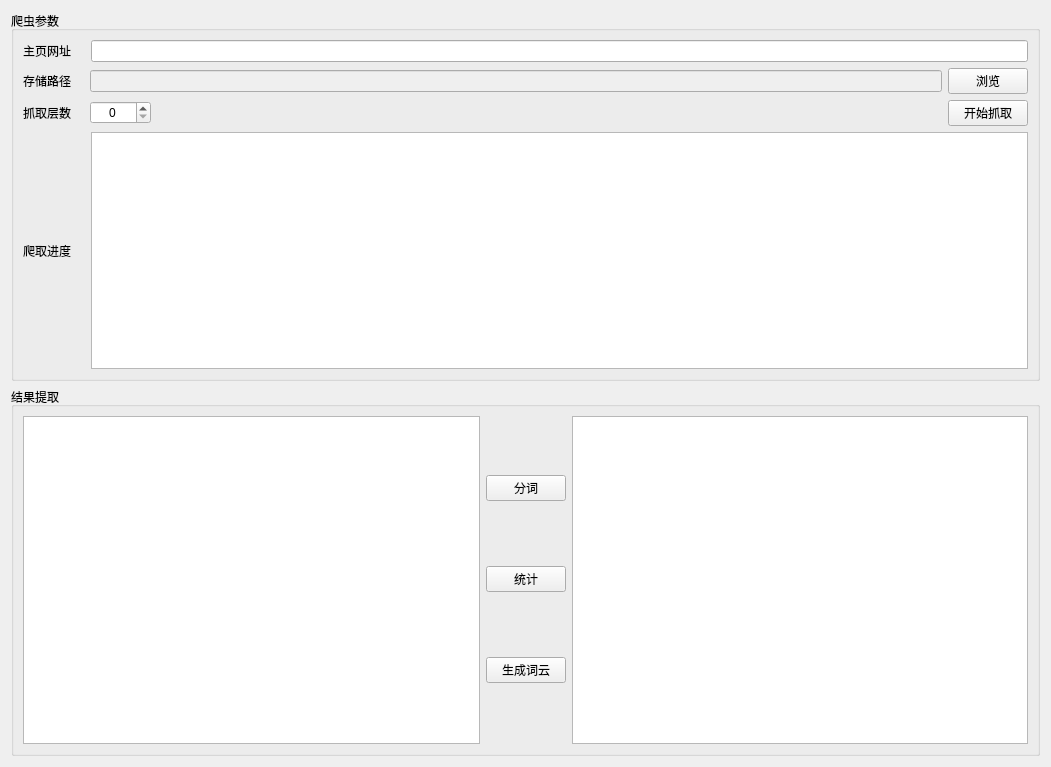
<?xml version="1.0" encoding="UTF-8"?>
<ui version="4.0">
 <class>Form</class>
 <widget class="QWidget" name="Form">
  <property name="geometry">
   <rect>
    <x>0</x>
    <y>0</y>
    <width>1051</width>
    <height>767</height>
   </rect>
  </property>
  <property name="windowTitle">
   <string>Form</string>
  </property>
  <layout class="QVBoxLayout" name="verticalLayout_4">
   <item>
    <widget class="QGroupBox" name="groupBox">
     <property name="title">
      <string>爬虫参数</string>
     </property>
     <layout class="QVBoxLayout" name="verticalLayout_2">
      <item>
       <layout class="QHBoxLayout" name="horizontalLayout" stretch="1,15">
        <property name="sizeConstraint">
         <enum>QLayout::SetDefaultConstraint</enum>
        </property>
        <item>
         <widget class="QLabel" name="label">
          <property name="font">
           <font>
            <pointsize>9</pointsize>
            <weight>50</weight>
            <bold>false</bold>
           </font>
          </property>
          <property name="text">
           <string>主页网址</string>
          </property>
         </widget>
        </item>
        <item>
         <widget class="QLineEdit" name="lineEdit">
          <property name="alignment">
           <set>Qt::AlignLeading|Qt::AlignLeft|Qt::AlignVCenter</set>
          </property>
         </widget>
        </item>
       </layout>
      </item>
      <item>
       <layout class="QHBoxLayout" name="horizontalLayout_2" stretch="1,14,1">
        <item>
         <widget class="QLabel" name="label_2">
          <property name="text">
           <string>存储路径</string>
          </property>
         </widget>
        </item>
        <item>
         <widget class="QLineEdit" name="lineEdit_2">
          <property name="enabled">
           <bool>false</bool>
          </property>
         </widget>
        </item>
        <item>
         <widget class="QPushButton" name="pushButton">
          <property name="text">
           <string>浏览</string>
          </property>
         </widget>
        </item>
       </layout>
      </item>
      <item>
       <layout class="QHBoxLayout" name="horizontalLayout_3" stretch="1,1,13,1">
        <property name="sizeConstraint">
         <enum>QLayout::SetDefaultConstraint</enum>
        </property>
        <item>
         <widget class="QLabel" name="label_3">
          <property name="text">
           <string>抓取层数</string>
          </property>
         </widget>
        </item>
        <item>
         <widget class="QSpinBox" name="spinBox">
          <property name="alignment">
           <set>Qt::AlignCenter</set>
          </property>
         </widget>
        </item>
        <item>
         <spacer name="horizontalSpacer">
          <property name="orientation">
           <enum>Qt::Horizontal</enum>
          </property>
          <property name="sizeHint" stdset="0">
           <size>
            <width>40</width>
            <height>20</height>
           </size>
          </property>
         </spacer>
        </item>
        <item>
         <widget class="QPushButton" name="pushButton_2">
          <property name="text">
           <string>开始抓取</string>
          </property>
         </widget>
        </item>
       </layout>
      </item>
      <item>
       <layout class="QHBoxLayout" name="horizontalLayout_4" stretch="1,15">
        <item>
         <widget class="QLabel" name="label_4">
          <property name="text">
           <string>爬取进度</string>
          </property>
         </widget>
        </item>
        <item>
         <widget class="QTextBrowser" name="textBrowser"/>
        </item>
       </layout>
      </item>
     </layout>
    </widget>
   </item>
   <item>
    <widget class="QGroupBox" name="groupBox_2">
     <property name="title">
      <string>结果提取</string>
     </property>
     <layout class="QVBoxLayout" name="verticalLayout_3">
      <item>
       <layout class="QHBoxLayout" name="horizontalLayout_5">
        <item>
         <widget class="QTextBrowser" name="textBrowser_3"/>
        </item>
        <item>
         <layout class="QVBoxLayout" name="verticalLayout">
          <item>
           <widget class="QPushButton" name="pushButton_5">
            <property name="text">
             <string>分词</string>
            </property>
           </widget>
          </item>
          <item>
           <widget class="QPushButton" name="pushButton_6">
            <property name="text">
             <string>统计</string>
            </property>
           </widget>
          </item>
          <item>
           <widget class="QPushButton" name="pushButton_7">
            <property name="text">
             <string>生成词云</string>
            </property>
           </widget>
          </item>
         </layout>
        </item>
        <item>
         <widget class="QTextBrowser" name="textBrowser_4"/>
        </item>
       </layout>
      </item>
     </layout>
    </widget>
   </item>
  </layout>
 </widget>
 <resources/>
 <connections/>
</ui>
